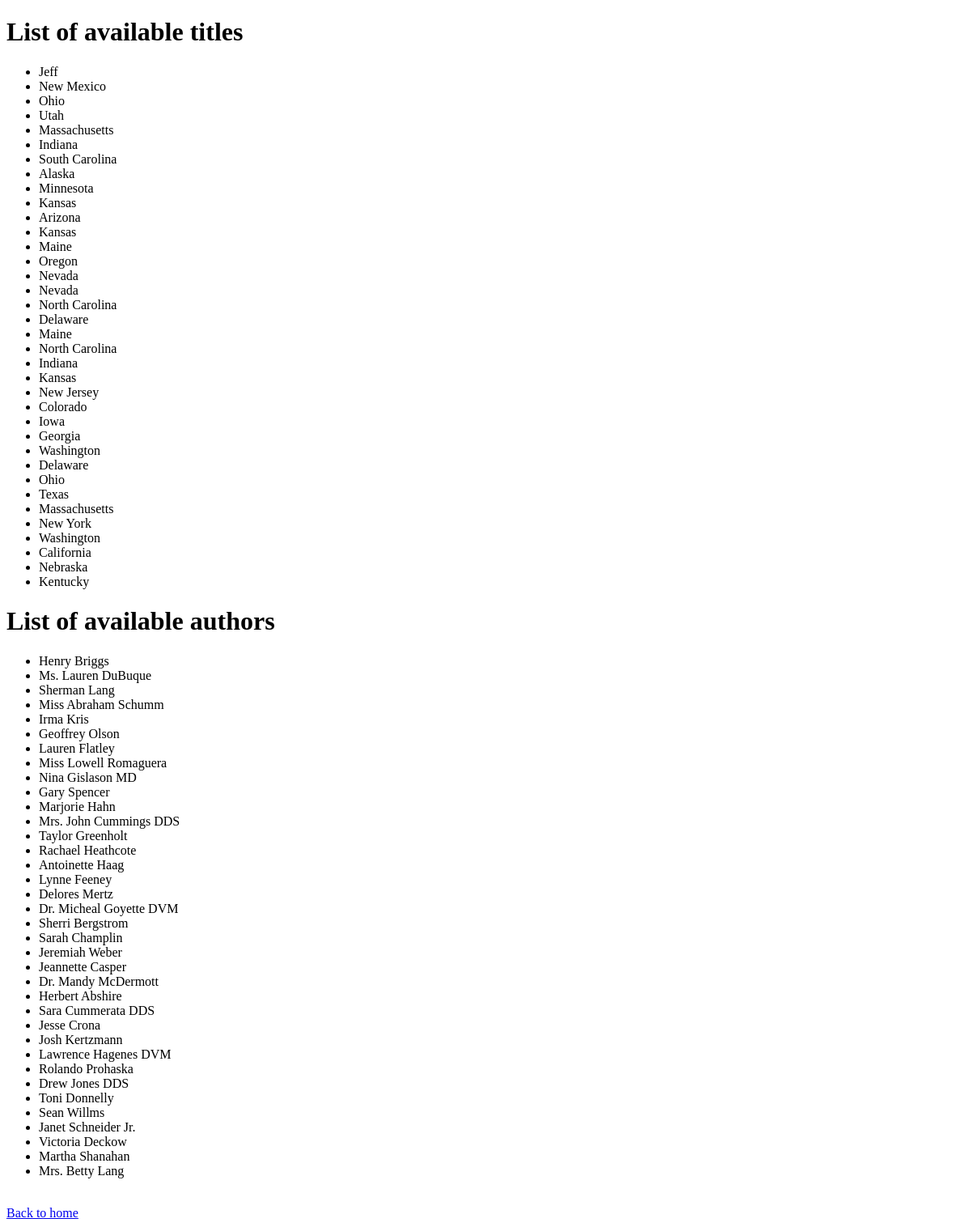
The page /viewBooks on the database as committed earlier.
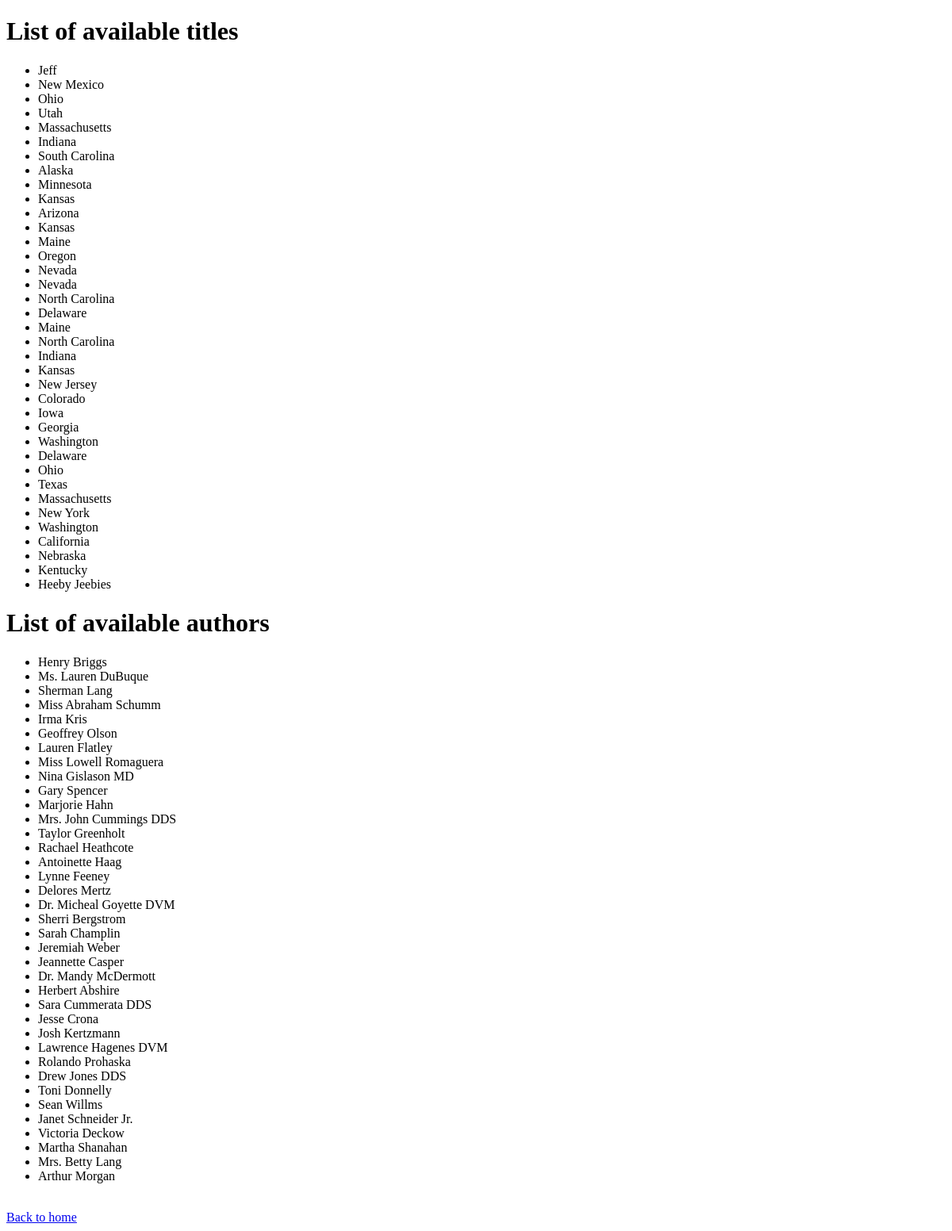
The same page on the database as committed later.
### tables this page shows
CREATE TABLE books (
id INTEGER NOT NULL,
title VARCHAR,
author VARCHAR,
language VARCHAR,
PRIMARY KEY (id AUTOINCREMENT));

### app.py (the view)
@app.route('/viewBooks', methods=['GET'])
def viewBooks():
    conn = sqlite3.connect('library.sqlite')
    cursor = conn.cursor()
    get_books = """SELECT * FROM books"""
    cursor.execute(get_books)
    books = cursor.fetchall()
    return render_template('viewBooks.html', books_content=books)

### templates/viewBooks.html (shortened to what this page needs)
<!DOCTYPE html>
<html lang="en">
<head>
</head>
<body>
<h1>List of available titles</h1>
<ul>
    {% for book in books_content %}
        <li>{{ book[1] }}</li>
    {% endfor %}
</ul>
<h1>List of available authors</h1>
<ul>
    {% for book in books_content %}
    <li>{{book[2]}}</li>
    {% endfor %}
</ul>
<br>
<a href="http://127.0.0.1:5000">Back to home</a>
</body>
</html>

Rows that differ between the two databases and show on the page:
added books: title "Heeby Jeebies", author "Arthur Morgan"
